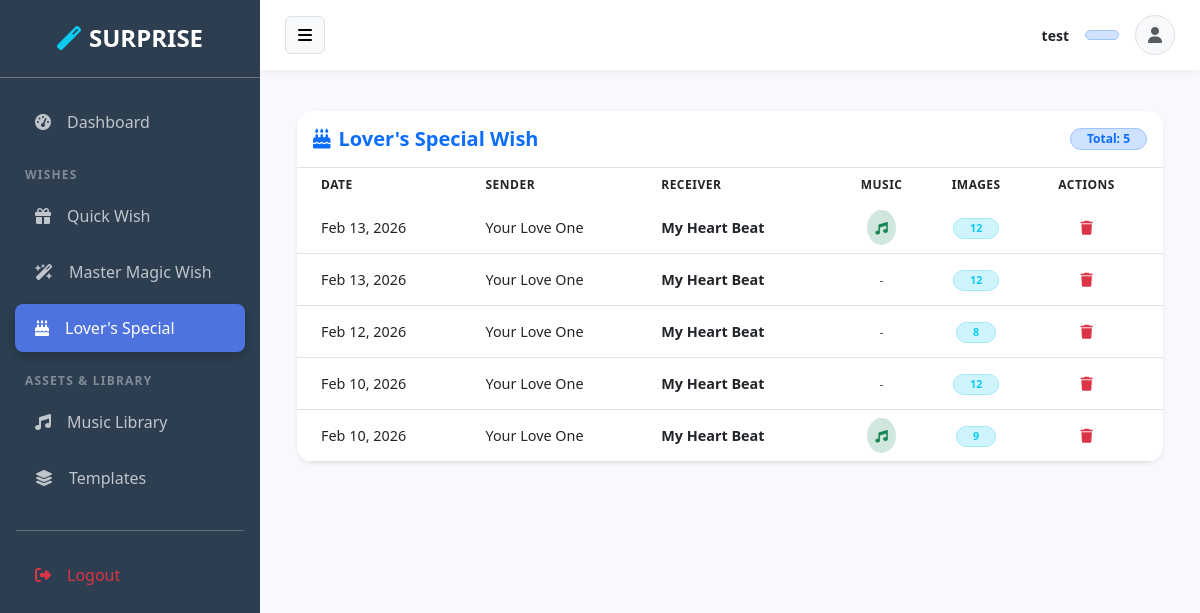
The app's page /birthday/admin-panel/wishes/ (signed in) with its own data.
### accounts/models.py (models this page shows, shortened)
class CustomUser(AbstractUser):
    profile_picture = models.ImageField(upload_to='profile_pics/', null=True, blank=True)

### birthdaywish/models.py (models this page shows, shortened)
class BirthdayWish(models.Model):
    slug = models.SlugField(unique=True, default=uuid.uuid4, editable=False)
    sender_name = models.CharField(max_length=100)
    receiver_name = models.CharField(max_length=100)
    message = models.TextField()
    music = models.FileField(upload_to='birthday_music/', null=True, blank=True)
    template_name = models.CharField(max_length=50, default="default")
    views = models.PositiveIntegerField(default=0)
    created_at = models.DateTimeField(auto_now_add=True)

### birthdaywish/views.py (the view)
# urls.py: path('admin-panel/wishes/', views.admin_wish_list, name='admin_wish_list'),
@staff_member_required
def admin_wish_list(request):
    wishes = BirthdayWish.objects.all().order_by('-created_at')
    return render(request, 'backend/birthdaywish/wishes_list.html', {'wishes': wishes})

### wish_generator/context_processors.py (called while the page is built)
def common_types(request):
    return {
        'types': [
            'Birthday', 'Anniversary', 'Love', 'Sorry',
            'Friendship', 'Good Luck', 'Graduation', 'Thank You',
            'New Year', 'Miss You', 'Proposal', 'Festival'
        ]
    }

### templates/backend/birthdaywish/wishes_list.html (shortened to what this page needs)
{% extends 'backend/base.html' %}
{% block content %}
<div class="container-fluid py-3">
    <div class="card shadow-sm border-0 rounded-4 overflow-hidden">
        <div class="card-header bg-white py-3 d-flex align-items-center justify-content-between border-bottom">
            <h5 class="m-0 fw-bold text-primary">
                <i class="fas fa-birthday-cake me-2"></i>Lover's Special Wish
            </h5>
            <span class="badge bg-primary-subtle text-primary border border-primary-subtle rounded-pill px-3">
                Total: {{ wishes.count }}
            </span>
        </div>
        <div class="card-body p-0">
            <div class="table-responsive d-none d-md-block">
                <table class="table table-hover align-middle mb-0">
                    <thead class="bg-light text-secondary">
                        <tr>
                            <th class="ps-4 border-0">Date</th>
                            <th class="border-0">Sender</th>
                            <th class="border-0">Receiver</th>
                            <th class="border-0 text-center">Music</th>
                            <th class="border-0 text-center">Images</th>
                            <th class="border-0 text-center pe-4">Actions</th>
                        </tr>
                    </thead>
                    <tbody>
                        {% for wish in wishes %}
                        <tr>
                            <td class="ps-4">
                                <span class="text-dark fw-medium">{{ wish.created_at|date:"M d, Y" }}</span>
                            </td>
                            <td>{{ wish.sender_name }}</td>
                            <td class="fw-bold text-dark">{{ wish.receiver_name }}</td>
                            <td class="text-center">
                                {% if wish.music %}
                                    <span class="p-2 bg-success-subtle text-success rounded-circle">
                                        <i class="fas fa-music small"></i>
                                    </span>
                                {% else %}
                                    <span class="text-muted small">-</span>
                                {% endif %}
                            </td>
                            <td class="text-center">
                                <span class="badge rounded-pill bg-info-subtle text-info border border-info-subtle px-3">
                                    {{ wish.images.count }}
                                </span>
                            </td>
                            <td class="text-center pe-4">
                                <button type="button" class="btn btn-sm btn-outline-danger border-0 rounded-circle"
                                        data-bs-toggle="modal" data-bs-target="#deleteModal{{ wish.pk }}"
                                        style="width: 35px; height: 35px;">
                                    <i class="fas fa-trash"></i>
                                </button>
                            </td>
                        </tr>
                        {% endfor %}
                    </tbody>
                </table>
            </div>
        </div>
    </div>
</div>
{% endblock %}

### templates/backend/base.html (shortened to what this page needs)
<!DOCTYPE html>
<html lang="en">
<head>
    <link href="https://cdn.jsdelivr.net/npm/bootstrap@5.3.0/dist/css/bootstrap.min.css" rel="stylesheet">
    <link rel="stylesheet" href="https://cdnjs.cloudflare.com/ajax/libs/font-awesome/6.4.0/css/all.min.css">
</head>
<body>
<div class="d-flex">
    <nav id="sidebar">
        <div class="p-4 text-center border-bottom border-secondary mb-3">
            <h4 class="fw-bold m-0"><i class="fas fa-magic me-2 text-info"></i>SURPRISE</h4>
        </div>
        <div class="nav flex-column mb-4">
            <a href="{% url 'admin_dashboard' %}" class="nav-link {% if request.resolver_match.url_name == 'admin_dashboard' %}active{% endif %}">
                <i class="fas fa-tachometer-alt me-3"></i> Dashboard
            </a>
            <div class="mt-3 mb-1 section-label text-uppercase fw-bold">Wishes</div>
            <a href="{% url 'admin_wish_list' %}" class="nav-link {% if request.resolver_match.view_name == 'admin_wish_list' %}active{% endif %}">
                <i class="fas fa-gift me-3"></i> Quick Wish
            </a>
            <a href="{% url 'admin_interactive_list' %}" class="nav-link {% if request.resolver_match.url_name == 'admin_interactive_list' %}active{% endif %}">
                <i class="fas fa-wand-magic-sparkles me-3"></i> Master Magic Wish
            </a>
            <a href="{% url 'birthday:admin_wish_list' %}" class="nav-link {% if request.resolver_match.view_name == 'birthday:admin_wish_list' %}active{% endif %}">
                <i class="fas fa-birthday-cake me-3"></i> Lover's Special
            </a>
            <div class="mt-3 mb-1 section-label text-uppercase fw-bold">Assets & Library</div>
            <a href="{% url 'admin_music_list' %}" class="nav-link {% if request.resolver_match.url_name == 'admin_music_list' %}active{% endif %}">
                <i class="fas fa-music me-3"></i> Music Library
            </a>
            <a href="{% url 'admin_template_list' %}" class="nav-link {% if request.resolver_match.url_name == 'admin_template_list' %}active{% endif %}">
                <i class="fas fa-layer-group me-3"></i> Templates
            </a>
            <hr class="bg-secondary mx-3 mt-4">
            <a href="{% url 'admin_logout' %}" class="nav-link text-danger">
                <i class="fas fa-sign-out-alt me-3"></i> Logout
            </a>
        </div>
    </nav>
    <div id="content">
        <div class="top-navbar">
            <div class="d-flex align-items-center">
                <button class="btn btn-light border me-3" id="sidebarToggle">
                    <i class="fas fa-bars"></i>
                </button>
            </div>
            <div class="d-flex align-items-center">
                <div class="text-end me-3 user-info-text">
                    <p class="m-0 small fw-bold text-dark">{{ request.user.username }}</p>
                </div>
                <span class="badge bg-primary-subtle text-primary me-3 border border-primary-subtle px-3 d-none d-sm-inline-block">
                </span>
                {% if request.user.profile_picture %}
                    <img src="{{ request.user.profile_picture.url }}" class="rounded-circle border" width="40" height="40" style="object-fit: cover;">
                {% else %}
                    <div class="bg-light rounded-circle d-flex align-items-center justify-content-center border" style="width: 40px; height: 40px;">
                        <i class="fas fa-user text-muted"></i>
                    </div>
                {% endif %}
            </div>
        </div>
        <div class="main-container">
            {% block content %}
            {% endblock %}
        </div>
    </div>
</div>
</body>
</html>

### templates/backend/base.html (style rules this page uses)
:root { --sidebar-width: 260px; --top-nav-height: 70px; --primary-color: #4e73df; --dark-bg: #2c3e50; }
body { background-color: #f8f9fc; overflow-x: hidden; font-family: 'Segoe UI', Tahoma, Geneva, Verdana, sans-serif; }
#sidebar { width: var(--sidebar-width); height: 100vh; position: fixed; left: 0; top: 0; background: var(--dark-bg); color: white; transition: all 0.3s cubic-bezier(0.4, 0, 0.2, 1); z-index: 1050; }
#sidebar .nav-link { color: rgba(255,255,255,0.7); padding: 12px 20px; margin: 4px 15px; border-radius: 8px; transition: all 0.2s; display: flex; align-items: center; text-decoration: none; }
#sidebar .nav-link.active { color: white; background: var(--primary-color); box-shadow: 0 4px 12px rgba(0,0,0,0.2); }
#content { margin-left: var(--sidebar-width); width: calc(100% - var(--sidebar-width)); min-height: 100vh; transition: all 0.3s ease; }
.top-navbar { height: var(--top-nav-height); background: white; box-shadow: 0 2px 10px rgba(0,0,0,0.05); display: flex; align-items: center; padding: 0 25px; justify-content: space-between; position: sticky; top: 0; z-index: 999; }
.main-container { padding: 25px; }
.section-label { font-size: 0.75rem; letter-spacing: 1.2px; color: rgba(255,255,255,0.4); padding-left: 25px; }

### templates/backend/birthdaywish/wishes_list.html (style rules this page uses)
.table td { white-space: nowrap; font-size: 0.9rem; }
.table thead th { font-size: 0.75rem; text-transform: uppercase; letter-spacing: 0.5px; }

### records on screen
CustomUser: user.username "test"
BirthdayWish: created_at "Feb 13, 2026", sender_name "Your Love One", receiver_name "My Heart Beat", images.count "12"
BirthdayWish: created_at "Feb 13, 2026", sender_name "Your Love One", receiver_name "My Heart Beat", images.count "12"
BirthdayWish: created_at "Feb 12, 2026", sender_name "Your Love One", receiver_name "My Heart Beat", images.count "8"
BirthdayWish: created_at "Feb 10, 2026", sender_name "Your Love One", receiver_name "My Heart Beat", images.count "12"
BirthdayWish: created_at "Feb 10, 2026", sender_name "Your Love One", receiver_name "My Heart Beat", images.count "9"

### other values on screen
{{ wishes.count }} "5"
